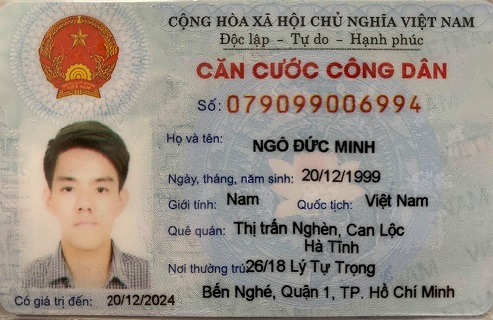
#> input picture static/cmnd.jpg, 493 x 320 px, found by its file name
$ python ocrNum.py
#> lines starting #> are read from the running program, lines starting #| are printed output that depends on the picture; after the words box and inside, x2 and y2 are one past the last pixel; in counts of white or black regions, pixels touching at a corner belong together
try:
    from PIL import Image
except ImportError:
    import Image
import pytesseract
import cv2
import numpy as np
import re

pytesseract.pytesseract.tesseract_cmd = r'C:\\Users\\MinhND34\\AppData\\Local\\Tesseract-OCR\\tesseract.exe'

def readID(filename):
    image = cv2.imread(filename)
#> image is the input picture: shape (320, 493, 3); mean B, G, R 135, 144.3, 154.2

    hsv = cv2.cvtColor(image, cv2.COLOR_RGB2HSV)
#> hsv: shape (320, 493, 3); mean H, S, V 81.6, 38.5, 155.8

    lowerNum = (110, 42, 19)
    upperNum = (251, 238, 233)

    maskNum = cv2.inRange(hsv, lowerNum, upperNum)
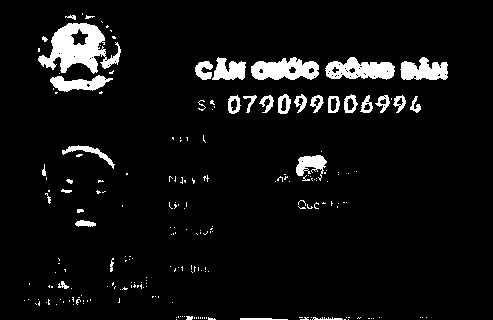
#> maskNum: shape (320, 493); 6.2% white; 218 white regions (182 under 20 px), largest, box (x1, y1, x2, y2) and area: (38, 23, 121, 74) 2148, (251, 57, 319, 80) 1085, (325, 57, 395, 80) 1037
    config = ("--oem 1 --psm 3")
#> (the run stopped early here; a loop or call above may not have finished)
